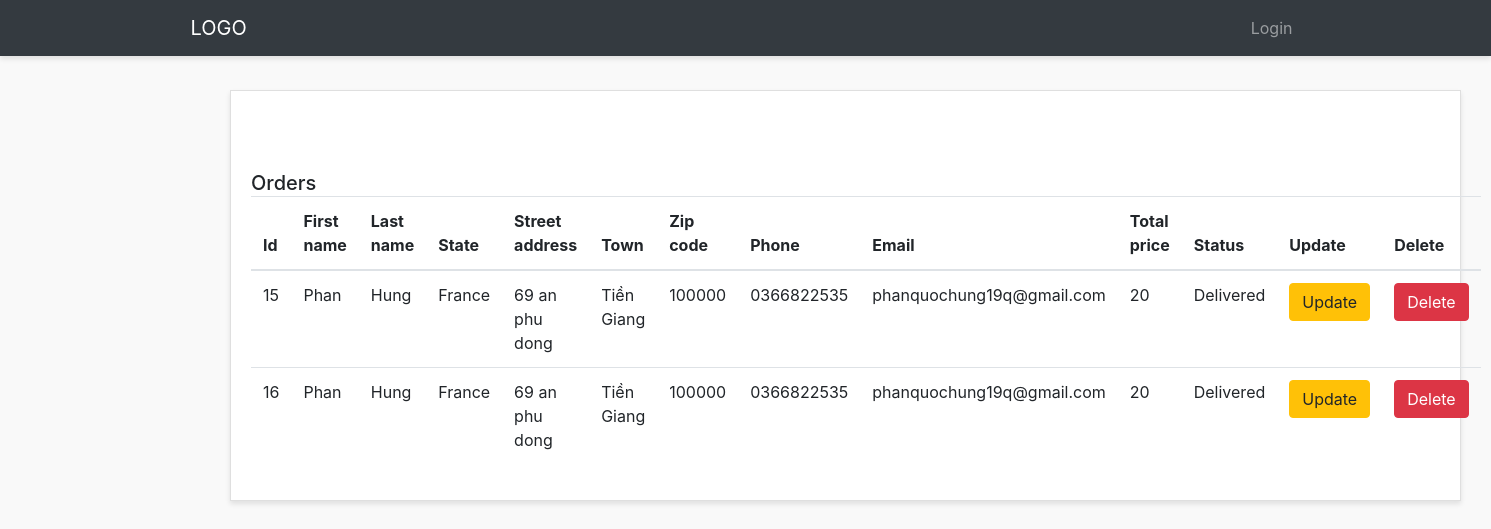
The app's page /admin-panel/orders-admins/show-orders.php with its own data.
### tables this page shows
CREATE TABLE `orders` (
  `id` int(10) NOT NULL,
  `first_name` varchar(200) NOT NULL,
  `last_name` varchar(200) NOT NULL,
  `state` varchar(200) NOT NULL,
  `street_address` varchar(200) NOT NULL,
  `town` varchar(200) NOT NULL,
  `zip_code` int(20) NOT NULL,
  `phone` varchar(20) NOT NULL,
  `email_address` varchar(200) DEFAULT NULL,
  `user_id` int(10) NOT NULL,
  `status` varchar(200) NOT NULL,
  `total_price` int(10) NOT NULL,
  `created_at` timestamp NOT NULL DEFAULT current_timestamp()
);

### admin-panel/orders-admins/show-orders.php (the view)
<?php require "../layouts/header.php"; ?>
<?php require "../../config/config.php"; ?>
<?php
$show_orders = $conn->query("SELECT * FROM orders");
$show_orders->execute();
$allShoworders = $show_orders->fetchAll(PDO::FETCH_OBJ);
?>
<div class="container-fluid">
  <div class="row">
    <div class="col">
      <div class="card">
        <div class="card-body" style="margin-top:60px;">
          <h5 class="card-title mb-4 d-inline">Orders</h5>
          <table class="table">
            <thead>
              <tr>
                <th scope="col">Id</th>
                <th scope="col">First name</th>
                <th scope="col">Last name</th>
                <th scope="col">State</th>
                <th scope="col">Street address</th>
                <th scope="col">Town</th>
                <th scope="col">Zip code</th>
                <th scope="col">Phone</th>
                <th scope="col">Email</th>
                <th scope="col">Total price</th>
                <th scope="col">Status</th>
                <th scope="col">Update</th>
                <th scope="col">Delete</th>
              </tr>
            </thead>
            <tbody>
              <?php foreach ($allShoworders as $order): ?>
                <tr>
                  <td>
                    <?php echo $order->id ?>
                  </td>
                  <td>
                    <?php echo $order->first_name ?>
                  </td>
                  <td>
                    <?php echo $order->last_name ?>
                  </td>
                  <td>
                    <?php echo $order->state ?>
                  </td>
                  <td>
                    <?php echo $order->street_address ?>
                  </td>
                  <td>
                    <?php echo $order->town ?>
                  </td>
                  <td>
                    <?php echo $order->zip_code ?>
                  </td>
                  <td>
                    <?php echo $order->phone ?>
                  </td>
                  <td>
                    <?php echo $order->email_address ?>
                  </td>
                  <td>
                    <?php echo $order->total_price ?>
                  </td>
                  <td>
                    <?php echo $order->status ?>
                  </td>
                  <td><a href="change-status.php?id=<?php echo $order->id; ?>"
                      class="btn btn-warning  text-center ">Update</a></td>
                  <td><a href="delete-orders.php?id=<?php echo $order->id; ?>"
                      class="btn btn-danger  text-center ">Delete</a></td>
                </tr>
              <?php endforeach; ?>
            </tbody>
          </table>
        </div>
      </div>
    </div>
  </div>
</div>
<?php require "../layouts/footer.php"; ?>

### admin-panel/styles/style.css (style rules this page uses)
body { background:#f9f9f9; }
.card { margin-bottom: 15px; border-radius:0; box-shadow: 0 3px 5px rgba(0,0,0,.1); }

### records on screen
orders: id "15", first_name "Phan", last_name "Hung", state "France", street_address "69 an phu dong", town "Tiền Giang", zip_code "100000", phone "0366822535", email_address "phanquochung19q@gmail.com", total_price "20", status "Delivered"
orders: id "16", first_name "Phan", last_name "Hung", state "France", street_address "69 an phu dong", town "Tiền Giang", zip_code "100000", phone "0366822535", email_address "phanquochung19q@gmail.com", total_price "20", status "Delivered"
